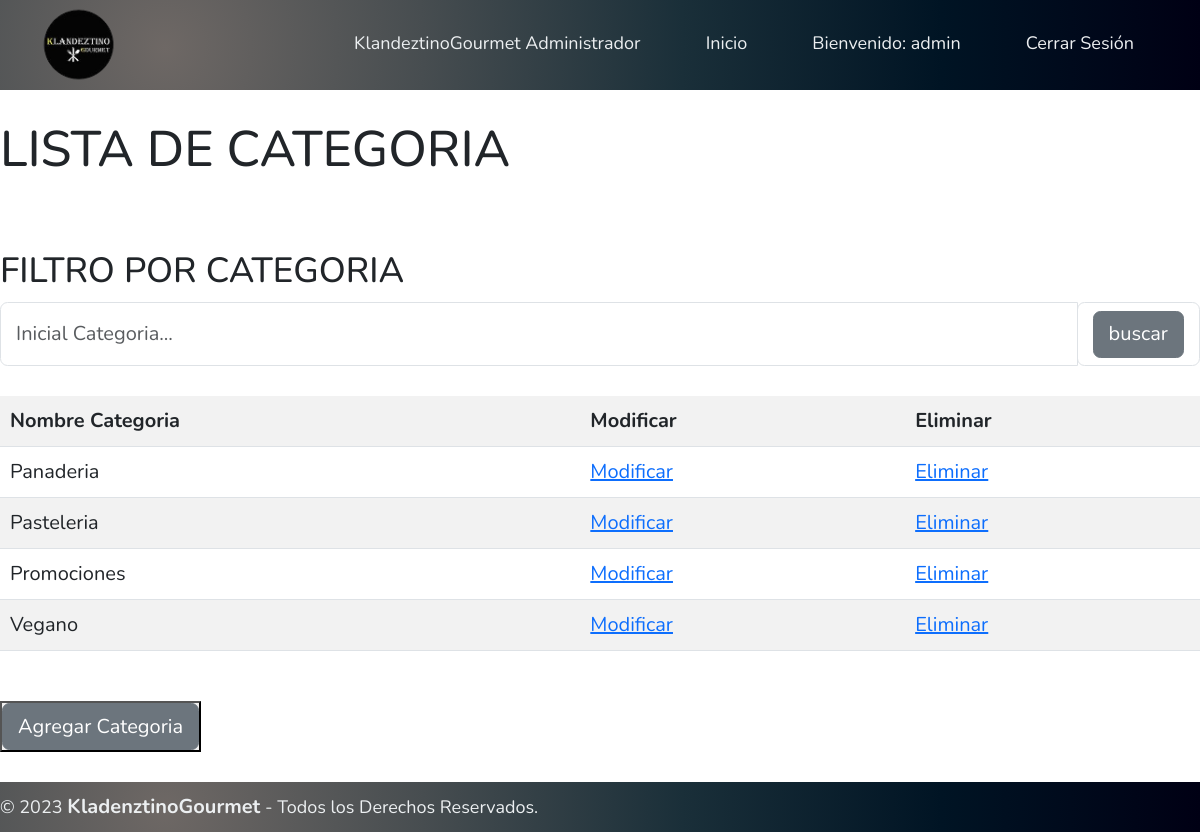
The app's page /listaCategorias (signed in) with its own data.
### venta/models.py (models this page shows, shortened)
class Tipo_producto(models.Model):
    id_tipo_producto        = models.AutoField(db_column='idTipoProducto',primary_key=True)
    desc_tipo_producto      = models.CharField(max_length=20)

### venta/views.py (the view)
# urls.py: path('listaCategorias',views.listar_categoria,name='listar_categoria'),
@login_required
def listar_categoria(request):
    filtro_categoria = request.GET.get('filtro_categoria')
    lista_categorias = Tipo_producto.objects.all().order_by('desc_tipo_producto')
    if filtro_categoria != '' and filtro_categoria is not None:
        lista_categorias=lista_categorias.filter(desc_tipo_producto__startswith=filtro_categoria)
        context = {"categoria":lista_categorias,"mensaje":"Lista de productos cargada CON FILTRO"}
        return render(request,'venta/categoria_list.html',context)
    context = {"mensaje":"Lista de Categorias cargada con exito","categoria":lista_categorias}
    return render(request,'venta/categoria_list.html',context)

### venta/context_processor.py (called while the page is built)
def total_boleta(request):
    total = 0
    if request.user.is_authenticated:
        if "carrito" in request.session.keys():
            for key, value in request.session["carrito"].items():
                total += int(value["acumulado"])
    return {"total_boleta":total}

### venta/templates/venta/categoria_list.html (shortened to what this page needs)
<!DOCTYPE html>
<html lang="en">
<head>
    {% load static %}
    <link href="https://cdn.jsdelivr.net/npm/bootstrap@5.3.0/dist/css/bootstrap.min.css" rel="stylesheet"
>
    <link rel="stylesheet" type="text/css" href="{% static 'css/style2.css' %}">
</head>
<body>
    <header class="header_adm">
        <div class="logo">
            <img src="{% static 'img/logo171x177-removebg-preview.png' %}" alt="Logo de la marca">
        </div>
        <nav>
            <ul class="nav-links">
                <li><a href="#">KlandeztinoGourmet Administrador</a></li>
                <li><a href="{% url 'index' %}">Inicio</a></li>
                <li><a href="#">
                        {% if  user.is_authenticated %}
                            Bienvenido: {{user.username}}
                        {% else %}
                            <a href="{% url 'login' %}">Log In</a>
                        {% endif %}
                    </a></li>
                <li><a href="{% url 'logout'%}">Cerrar Sesión</a></li>
            </ul>
        </nav>
    </header>
    <br>
    <div>
        <h1>LISTA DE CATEGORIA</h1>
    </div>
    <br>
    <br>
    <div>
        <h3>FILTRO POR CATEGORIA</h3>
    </div>
    <div>
        <form method="GET" action="">
            <div class="form-row">
                <div class="form-group col-12">
                    <div class="input-group">
                        <input class="form-control py-2 border-right-0 border" type="search" name="filtro_categoria" placeholder="Inicial Categoria...">
                        <span class="input-group-append">
                            <div class="input-group-text bg-transparent">
                                <button class="btn btn-secondary">buscar</button>
                            </div>
                        </span>
                    </div>
                </div>
            </div>
       </form>
    </div>
    <br>
    <div>
        <table class="table table-striped">
            {% if categoria %}
                <th>Nombre Categoria</th>
                <th>Modificar</th>
                <th>Eliminar</th>
                {% for tmp in categoria %}
                    <tr>
                        <td>{{tmp.desc_tipo_producto}}</td>
                        {% if user.username != 'cliente1' %}
                            <td><a href="{% url 'categoria_edit' pk=tmp.id_tipo_producto %}">Modificar</a></td>
                        {% endif %}
                        {% if user.username == 'admin' %}
                            <td><a href="{% url 'categoria_del' pk=tmp.id_tipo_producto %}">Eliminar</a></td>
                        {% endif %}
                    </tr>
                {% endfor %}
            {% endif %}
        </table>
    </div>
    <br>
    <div>
        {% if user.username != 'cliente1' %}
            <button type="button">
                <a href="{% url 'agregar_categoria' %}" class="btn btn-secondary" role="button">Agregar Categoria</a>
                </button>
        {% endif %}
    </div>
    <br>
    <footer class="pie_pagina_adm">
        <div class="grupo_footer">
            <small>&copy; 2023 <b>KladenztinoGourmet</b> - Todos los Derechos Reservados.</small>
        </div>
    </footer>
</body>
</html>

### venta/static/css/style2.css (style rules this page uses)
* { box-sizing: border-box; margin: 0; padding: 0; font-family: 'Nunito', sans-serif; font-size: 20px; }
.header_adm { background-color: #1b3039; background-image: radial-gradient(circle at 13.75% 53.17%, #6e6865 0, #474d50 25%, #1a2f39 50%, #001424 75%, #000014 100%); display: flex; justify-content: flex-end; align-items: center; height: 90px; padding: 5px 3%; }
.header_adm .logo { cursor: pointer; margin-right: auto; }
.header_adm .logo img { height: 80px; width: auto; transition: all 0.3s; }
.header_adm .nav-links { list-style: none; padding-top: 15px; transition: 0.2s; }
.header_adm .nav-links li { display: inline-block; padding: 0 30px; }
.header_adm .nav-links a { font-size: large; color: #eceff1; text-decoration: none; }
.pie_pagina_adm { background-color: #1b3039; background-image: radial-gradient(circle at 13.75% 53.17%, #6e6865 0, #474d50 25%, #1a2f39 50%, #001424 75%, #000014 100%); width: 100%; }
.pie_pagina_adm .grupo_footer { width: 100%; max-width: 1200px; margin: auto; display: grid; grid-template-columns: repeat(2,1fr); grid-gap: 50px; padding: 10px 0px; }
.pie_pagina_adm .grupo_footer small { font-size: large; color: #eceff1; text-decoration: none; justify-content: center; }

### records on screen
Tipo_producto: desc_tipo_producto "Panaderia"
Tipo_producto: desc_tipo_producto "Pasteleria"
Tipo_producto: desc_tipo_producto "Promociones"
Tipo_producto: desc_tipo_producto "Vegano"

### other values on screen
{{ user.username }} "admin"
